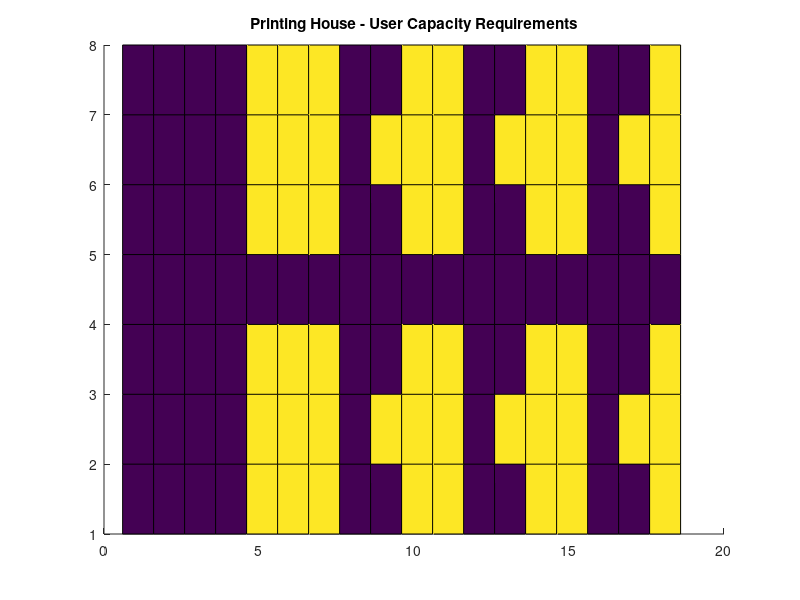

MATLAB code for this plot: (Note: this script raises an error after producing the figure.)
%=========================================================================
% COPYRIGHT (c) 2000-2003 by Trinity College Dublin, Dublin 2, IRELAND
% All rights reserved  
%=========================================================================
% Author:                Eamonn M. Kenny
% Principal Researcher:  Dr. Peter J. Cullen
% First Modification:    May 2002
% Last Modification:     Dated Below "Added dd/mm/yy"
% Previous Projects:     Storms, FMW/ARG
% Current  Project:      IP2000 STIWRO
% Software Tool Version: 1.0
%=========================================================================
fout = fopen('capacity-print152p.txt','w');

% print size of matrix to file
xStart = 0.60;
yStart = 1.00;
zStart = 2.4;
xStep  = 1.0;
yStep  = 1.0;
M      = 19;
N      = 8;

fprintf( fout, 'StartPoint: %f %f %f \n', xStart, yStart, zStart );
fprintf( fout, 'StepSize: %f %f\n', xStep, yStep );
fprintf( fout, 'Dimensions: %d %d\n', M, N );

% set capacity requirements
capacity = zeros(N,M);
x = zeros(M,1);
y = zeros(N,1);

capacitySum = 0.0;

for n = 1:N
  y(n) = yStart + (n-1) * yStep;
end;

for n = 1:N
  for m = 1:M
    x(m) = xStart + (m-1) * xStep;
    if ( sqrt( (x(m) - 5.5)^2 + (y(n) - 2)^2 ) <= 1.5 )
      capacity(n,m) = 0.128;
    elseif ( sqrt( (x(m) - 5.5)^2 + (y(n) - 6)^2 ) <= 1.5 )
      capacity(n,m) = 0.128;
    elseif ( sqrt( (x(m) - 10.0)^2 + (y(n) - 2)^2 ) <= 1.5 )
      capacity(n,m) = 0.128;
    elseif ( sqrt( (x(m) - 10.0)^2 + (y(n) - 6)^2 ) <= 1.5 )
      capacity(n,m) = 0.128;
    elseif ( sqrt( (x(m) - 14.0)^2 + (y(n) - 2)^2 ) <= 1.5 )
      capacity(n,m) = 0.128;
    elseif ( sqrt( (x(m) - 14.0)^2 + (y(n) - 6)^2 ) <= 1.5 )
      capacity(n,m) = 0.128;
    elseif ( sqrt( (x(m) - 18.0)^2 + (y(n) - 2)^2 ) <= 1.5 )
      capacity(n,m) = 0.128;
    elseif ( sqrt( (x(m) - 18.0)^2 + (y(n) - 6)^2 ) <= 1.5 )
      capacity(n,m) = 0.128;
    else 
      capacity(n,m) = 0.0122;
    end;
    if ( x(m) == 2.75 & y(n) == 6.25 )
      sqrt( (x(m) - 5.5)^2 + (y(n) - 6)^2 )
    end;
      
    capacitySum = capacitySum + capacity(n,m);
    fprintf( fout, '%f\n', capacity(n,m) );
  end;
end;

fclose(fout);

fprintf( 'Start: (%fx%f), End: (%fx%f)\n', xStart, yStart, xStart+(M-1)*xStep, yStart+(N-1)*yStep );
fprintf( 'Total Capacity of Foyer: %f\n', capacitySum );

% plot the capacity in the grid and the story in which it is defined
hold;
%surf(x,y,capacity, 'FaceColor','interp');
surf(x,y,capacity)
%, 'FaceColor','interp','EdgeColor','none');
title('Printing House - User Capacity Requirements' );
story3d( '../building-data/story1-print152p.txt', '../building-data/story1-print152p.txta' );
axis tight;
axis equal;
colormap('autumn');
hold;
